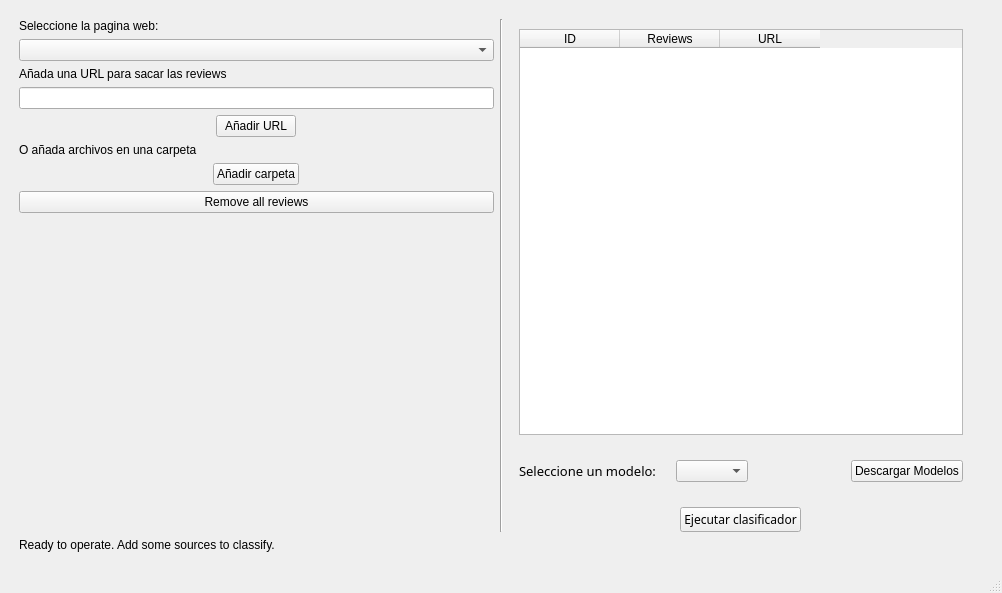
<?xml version="1.0" encoding="UTF-8"?>
<ui version="4.0">
 <class>MainWindow</class>
 <widget class="QMainWindow" name="MainWindow">
  <property name="geometry">
   <rect>
    <x>0</x>
    <y>0</y>
    <width>1002</width>
    <height>593</height>
   </rect>
  </property>
  <property name="windowTitle">
   <string>MainWindow</string>
  </property>
  <widget class="QWidget" name="centralwidget">
   <layout class="QGridLayout" name="gridLayout">
    <item row="0" column="0">
     <layout class="QVBoxLayout" name="mainLayout">
      <property name="leftMargin">
       <number>10</number>
      </property>
      <property name="topMargin">
       <number>10</number>
      </property>
      <property name="rightMargin">
       <number>10</number>
      </property>
      <property name="bottomMargin">
       <number>10</number>
      </property>
      <item>
       <layout class="QHBoxLayout" name="horizontalLayout_3">
        <item>
         <layout class="QVBoxLayout" name="verticalLayout_10">
          <item>
           <layout class="QVBoxLayout" name="verticalLayout_2">
            <item>
             <layout class="QVBoxLayout" name="verticalLayout">
              <item>
               <widget class="QLabel" name="label">
                <property name="text">
                 <string>Seleccione la pagina web:</string>
                </property>
               </widget>
              </item>
              <item>
               <widget class="QComboBox" name="pages_combo"/>
              </item>
             </layout>
            </item>
            <item>
             <layout class="QVBoxLayout" name="verticalLayout_3">
              <item>
               <widget class="QLabel" name="label_2">
                <property name="text">
                 <string>Añada una URL para sacar las reviews</string>
                </property>
               </widget>
              </item>
              <item>
               <widget class="QLineEdit" name="url_line"/>
              </item>
              <item alignment="Qt::AlignHCenter">
               <widget class="QPushButton" name="addUrl_button">
                <property name="text">
                 <string>Añadir URL</string>
                </property>
               </widget>
              </item>
              <item>
               <layout class="QVBoxLayout" name="verticalLayout_6">
                <item>
                 <widget class="QLabel" name="label_7">
                  <property name="text">
                   <string>O añada archivos en una carpeta</string>
                  </property>
                 </widget>
                </item>
                <item alignment="Qt::AlignHCenter">
                 <widget class="QPushButton" name="addFolderButton">
                  <property name="layoutDirection">
                   <enum>Qt::LeftToRight</enum>
                  </property>
                  <property name="text">
                   <string>Añadir carpeta</string>
                  </property>
                  <property name="autoDefault">
                   <bool>false</bool>
                  </property>
                  <property name="default">
                   <bool>false</bool>
                  </property>
                  <property name="flat">
                   <bool>false</bool>
                  </property>
                 </widget>
                </item>
               </layout>
              </item>
             </layout>
            </item>
           </layout>
          </item>
          <item>
           <widget class="QPushButton" name="removeButton">
            <property name="text">
             <string>Remove all reviews</string>
            </property>
           </widget>
          </item>
          <item>
           <spacer name="verticalSpacer">
            <property name="orientation">
             <enum>Qt::Vertical</enum>
            </property>
            <property name="sizeHint" stdset="0">
             <size>
              <width>20</width>
              <height>40</height>
             </size>
            </property>
           </spacer>
          </item>
         </layout>
        </item>
        <item>
         <widget class="Line" name="line">
          <property name="orientation">
           <enum>Qt::Vertical</enum>
          </property>
         </widget>
        </item>
        <item>
         <layout class="QVBoxLayout" name="verticalLayout_5">
          <property name="spacing">
           <number>20</number>
          </property>
          <property name="leftMargin">
           <number>10</number>
          </property>
          <property name="topMargin">
           <number>10</number>
          </property>
          <property name="rightMargin">
           <number>20</number>
          </property>
          <item>
           <layout class="QVBoxLayout" name="verticalLayout_4">
            <item>
             <widget class="QTableWidget" name="url_table">
              <column>
               <property name="text">
                <string>ID</string>
               </property>
              </column>
              <column>
               <property name="text">
                <string>Reviews</string>
               </property>
              </column>
              <column>
               <property name="text">
                <string>URL</string>
               </property>
              </column>
             </widget>
            </item>
           </layout>
          </item>
          <item>
           <layout class="QHBoxLayout" name="horizontalLayout">
            <property name="topMargin">
             <number>5</number>
            </property>
            <property name="bottomMargin">
             <number>5</number>
            </property>
            <item>
             <widget class="QLabel" name="label_4">
              <property name="sizePolicy">
               <sizepolicy hsizetype="Fixed" vsizetype="Fixed">
                <horstretch>0</horstretch>
                <verstretch>0</verstretch>
               </sizepolicy>
              </property>
              <property name="font">
               <font>
                <family>Questrial</family>
                <pointsize>10</pointsize>
               </font>
              </property>
              <property name="text">
               <string>Seleccione un modelo:</string>
              </property>
             </widget>
            </item>
            <item>
             <widget class="QComboBox" name="comboBox_modelos">
              <property name="sizePolicy">
               <sizepolicy hsizetype="Preferred" vsizetype="Fixed">
                <horstretch>0</horstretch>
                <verstretch>0</verstretch>
               </sizepolicy>
              </property>
              <property name="font">
               <font>
                <pointsize>9</pointsize>
               </font>
              </property>
             </widget>
            </item>
            <item>
             <spacer name="horizontalSpacer">
              <property name="orientation">
               <enum>Qt::Horizontal</enum>
              </property>
              <property name="sizeType">
               <enum>QSizePolicy::MinimumExpanding</enum>
              </property>
              <property name="sizeHint" stdset="0">
               <size>
                <width>20</width>
                <height>20</height>
               </size>
              </property>
             </spacer>
            </item>
            <item>
             <widget class="QPushButton" name="getModelsButton">
              <property name="text">
               <string>Descargar Modelos</string>
              </property>
             </widget>
            </item>
           </layout>
          </item>
          <item alignment="Qt::AlignHCenter">
           <widget class="QPushButton" name="boton_clasificador">
            <property name="font">
             <font>
              <family>Questrial</family>
              <pointsize>9</pointsize>
             </font>
            </property>
            <property name="text">
             <string>Ejecutar clasificador</string>
            </property>
            <property name="icon">
             <iconset>
              <normaloff>../Imagenes/Execute.png</normaloff>../Imagenes/Execute.png</iconset>
            </property>
            <property name="iconSize">
             <size>
              <width>25</width>
              <height>25</height>
             </size>
            </property>
           </widget>
          </item>
         </layout>
        </item>
       </layout>
      </item>
      <item>
       <layout class="QHBoxLayout" name="messageLayout">
        <item>
         <widget class="QLabel" name="messages">
          <property name="autoFillBackground">
           <bool>false</bool>
          </property>
          <property name="text">
           <string>Ready to operate. Add some sources to classify.</string>
          </property>
         </widget>
        </item>
       </layout>
      </item>
     </layout>
    </item>
   </layout>
  </widget>
  <widget class="QMenuBar" name="menubar">
   <property name="geometry">
    <rect>
     <x>0</x>
     <y>0</y>
     <width>1002</width>
     <height>23</height>
    </rect>
   </property>
  </widget>
  <widget class="QStatusBar" name="statusbar"/>
 </widget>
 <resources/>
 <connections/>
</ui>
